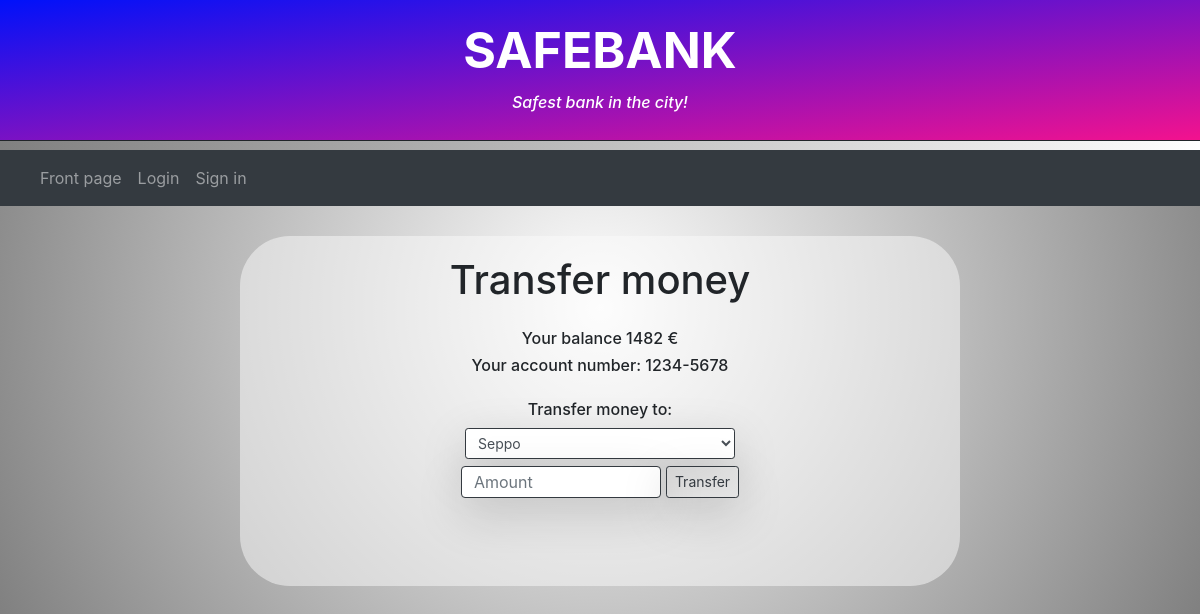
Before: /transfer/1/ with the older database file.
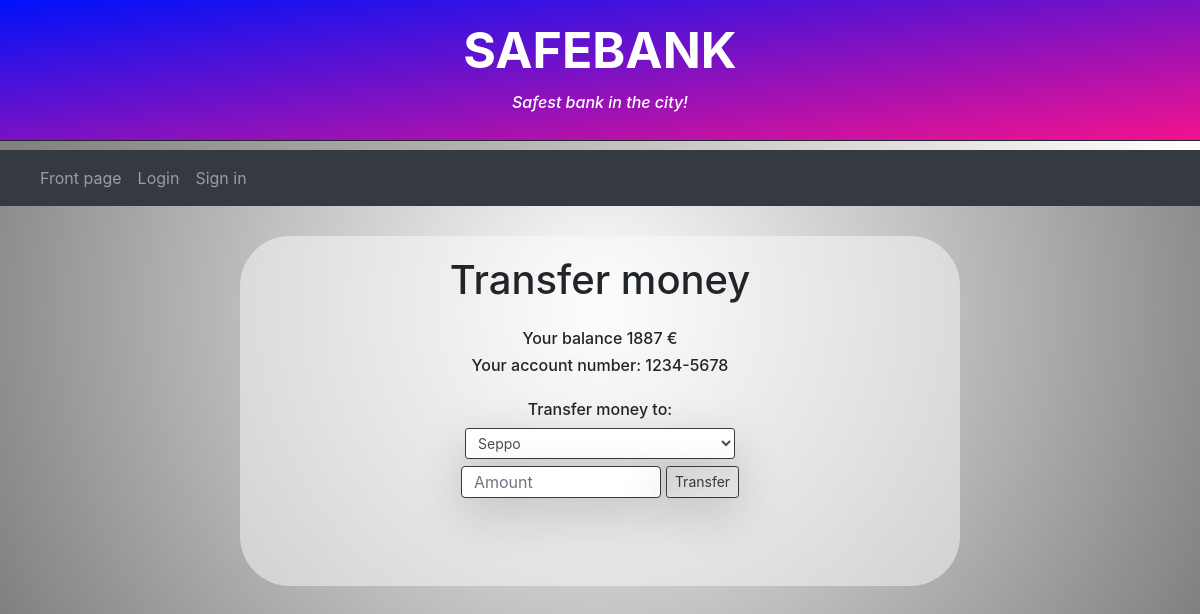
After: the same page with the newer database file.
### safebanking/models.py (models this page shows)
class User_account(models.Model):
	username = models.TextField()
	password = models.TextField()
	balance = models.IntegerField()
	motto = models.TextField(default = "")
	account_number = models.TextField(default = "1234-5678")
	status = models.IntegerField(default = 1) #1 = normal user, 2 = admin user

### safebanking/views.py (the view, shortened to what this page needs)
# urls.py: path("transfer/<int:User_account_id>/", views.transferView, name = "transfer"),
def transferView(request, User_account_id):
    user = User_account.objects.get(id = User_account_id)
    users = User_account.objects.all()
    request.session["message"] = ""
    return render(request, "safebanking/transfer.html", {"users" : users, "owner" : user})

### safebanking/templates/safebanking/transfer.html (shortened to what this page needs)
{% extends "./base.html" %}
{% block content %}
<div style="background-color: rgb(252, 252, 252, 0.5); margin-top: 30px;
            margin-bottom: 30px; min-height: 350px; border-radius: 50px;
            margin-left: auto; margin-right: auto; max-width: 45em;">
    <div style="height:20px"></div>
    <div style="text-align: center;">
        <h1 style="margin-bottom: 25px;">Transfer money</h1>
        <h6>Your balance {{owner.balance}} €</h6>
        <h6>Your account number: {{owner.account_number}}</h6>
    </div>
    <div style="text-align: center; margin-top: 25px;">
        <form action="/transfer/{{owner.id}}/" method="GET">
            <h6>Transfer money to:</h6>
            <div class="d-flex justify-content-center">
                <div class="form-group" style="width: 270px; height: 32px">
                    <select class="border border-dark shadow-lg form-control form-control-sm" id="sel1" name="to">
                        {% for user in users %}
                            {% if owner.id != user.id %}
                            <option value="{{user.id}}">{{user.username}}</option>
                            {% endif %}
                        {% endfor %}
                    </select>
                </div>
            </div>
            <div class="d-flex justify-content-center" style="margin-top: -10px;">
                <input type="number" class="border border-dark shadow-lg form-control" placeholder="Amount" name="amount" style="width: 200px; height: 32px"/>
                <input type="submit" value="Transfer" class="shadow-lg btn btn-outline-dark btn-sm" style="margin-left: 5px"></input>
            </div>
        </form>
    </div>
</div>
{% endblock %}

Changed rows visible on the page:
changed User_account: balance "1482" → "1887"
